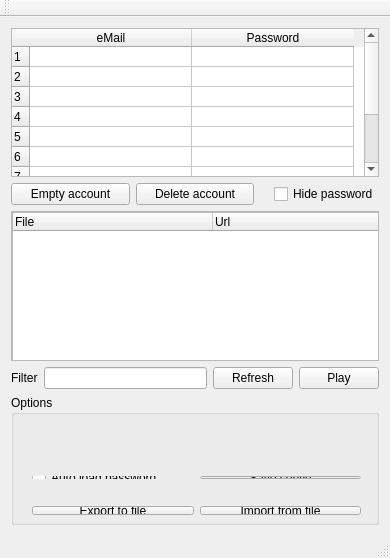
<?xml version="1.0" encoding="UTF-8"?>
<ui version="4.0">
 <class>MainWindow</class>
 <widget class="QMainWindow" name="MainWindow">
  <property name="enabled">
   <bool>true</bool>
  </property>
  <property name="geometry">
   <rect>
    <x>0</x>
    <y>0</y>
    <width>390</width>
    <height>558</height>
   </rect>
  </property>
  <property name="sizePolicy">
   <sizepolicy hsizetype="Fixed" vsizetype="Preferred">
    <horstretch>0</horstretch>
    <verstretch>0</verstretch>
   </sizepolicy>
  </property>
  <property name="maximumSize">
   <size>
    <width>390</width>
    <height>16777215</height>
   </size>
  </property>
  <property name="windowTitle">
   <string>MEGA Stream</string>
  </property>
  <property name="windowIcon">
   <iconset resource="logo.qrc">
    <normaloff>:/images/images/logoMega.PNG</normaloff>:/images/images/logoMega.PNG</iconset>
  </property>
  <widget class="QWidget" name="centralWidget">
   <layout class="QGridLayout" name="gridLayout">
    <item row="0" column="0">
     <layout class="QGridLayout" name="mainLayout">
      <item row="8" column="0">
       <widget class="QGroupBox" name="groupBox">
        <property name="sizePolicy">
         <sizepolicy hsizetype="Expanding" vsizetype="Fixed">
          <horstretch>0</horstretch>
          <verstretch>0</verstretch>
         </sizepolicy>
        </property>
        <property name="minimumSize">
         <size>
          <width>0</width>
          <height>130</height>
         </size>
        </property>
        <property name="title">
         <string>Options</string>
        </property>
        <widget class="QWidget" name="horizontalLayoutWidget_2">
         <property name="geometry">
          <rect>
           <x>10</x>
           <y>20</y>
           <width>351</width>
           <height>22</height>
          </rect>
         </property>
         <layout class="QHBoxLayout" name="horizontalLayout">
          <item>
           <widget class="QLabel" name="label_2">
            <property name="text">
             <string>Path megals</string>
            </property>
           </widget>
          </item>
          <item>
           <widget class="QLineEdit" name="txtMegals"/>
          </item>
         </layout>
        </widget>
        <widget class="QWidget" name="horizontalLayoutWidget_3">
         <property name="geometry">
          <rect>
           <x>10</x>
           <y>40</y>
           <width>351</width>
           <height>22</height>
          </rect>
         </property>
         <layout class="QHBoxLayout" name="horizontalLayout_2">
          <item>
           <widget class="QLabel" name="label_3">
            <property name="text">
             <string>Path player</string>
            </property>
           </widget>
          </item>
          <item>
           <widget class="QLineEdit" name="txtPlayer"/>
          </item>
         </layout>
        </widget>
        <widget class="QWidget" name="horizontalLayoutWidget_4">
         <property name="geometry">
          <rect>
           <x>10</x>
           <y>70</y>
           <width>351</width>
           <height>25</height>
          </rect>
         </property>
         <layout class="QHBoxLayout" name="horizontalLayout_3">
          <item>
           <widget class="QCheckBox" name="autopwd">
            <property name="text">
             <string>Auto load password</string>
            </property>
           </widget>
          </item>
          <item>
           <widget class="QPushButton" name="saveconf">
            <property name="text">
             <string>Save config</string>
            </property>
           </widget>
          </item>
         </layout>
        </widget>
        <widget class="QWidget" name="horizontalLayoutWidget_5">
         <property name="geometry">
          <rect>
           <x>10</x>
           <y>100</y>
           <width>351</width>
           <height>31</height>
          </rect>
         </property>
         <layout class="QHBoxLayout" name="horizontalLayout_4">
          <item>
           <widget class="QPushButton" name="save">
            <property name="text">
             <string>Export to file</string>
            </property>
           </widget>
          </item>
          <item>
           <widget class="QPushButton" name="load">
            <property name="text">
             <string>Import from file</string>
            </property>
           </widget>
          </item>
         </layout>
        </widget>
       </widget>
      </item>
      <item row="5" column="0">
       <layout class="QGridLayout" name="layoutButton">
        <item row="0" column="1">
         <widget class="QPushButton" name="deleteAccount">
          <property name="text">
           <string>Delete account</string>
          </property>
         </widget>
        </item>
        <item row="0" column="0">
         <widget class="QPushButton" name="EmptyAccount">
          <property name="text">
           <string>Empty account</string>
          </property>
         </widget>
        </item>
        <item row="0" column="2" alignment="Qt::AlignRight">
         <widget class="QCheckBox" name="hidepwd">
          <property name="text">
           <string>Hide password</string>
          </property>
         </widget>
        </item>
       </layout>
      </item>
      <item row="7" column="0">
       <layout class="QHBoxLayout" name="controlLayout">
        <item>
         <widget class="QLabel" name="label">
          <property name="text">
           <string>Filter</string>
          </property>
         </widget>
        </item>
        <item>
         <widget class="QLineEdit" name="ffilter"/>
        </item>
        <item>
         <widget class="QPushButton" name="refresh">
          <property name="text">
           <string>Refresh</string>
          </property>
         </widget>
        </item>
        <item>
         <widget class="QPushButton" name="play">
          <property name="text">
           <string>Play</string>
          </property>
         </widget>
        </item>
       </layout>
      </item>
      <item row="0" column="0">
       <widget class="QTableWidget" name="accountList">
        <property name="sizePolicy">
         <sizepolicy hsizetype="Expanding" vsizetype="Fixed">
          <horstretch>0</horstretch>
          <verstretch>0</verstretch>
         </sizepolicy>
        </property>
        <property name="minimumSize">
         <size>
          <width>0</width>
          <height>100</height>
         </size>
        </property>
        <property name="maximumSize">
         <size>
          <width>16777215</width>
          <height>150</height>
         </size>
        </property>
        <property name="styleSheet">
         <string notr="true">eMAIL
Password
</string>
        </property>
        <property name="rowCount">
         <number>10</number>
        </property>
        <property name="columnCount">
         <number>2</number>
        </property>
        <attribute name="horizontalHeaderDefaultSectionSize">
         <number>162</number>
        </attribute>
        <attribute name="verticalHeaderDefaultSectionSize">
         <number>20</number>
        </attribute>
        <row/>
        <row/>
        <row/>
        <row/>
        <row/>
        <row/>
        <row/>
        <row/>
        <row/>
        <row/>
        <column>
         <property name="text">
          <string>eMail</string>
         </property>
         <property name="font">
          <font>
           <weight>50</weight>
           <bold>false</bold>
          </font>
         </property>
        </column>
        <column>
         <property name="text">
          <string>Password</string>
         </property>
         <property name="font">
          <font>
           <weight>50</weight>
           <bold>false</bold>
          </font>
         </property>
        </column>
       </widget>
      </item>
      <item row="6" column="0">
       <widget class="QScrollArea" name="scrollArea">
        <property name="minimumSize">
         <size>
          <width>0</width>
          <height>150</height>
         </size>
        </property>
        <property name="widgetResizable">
         <bool>true</bool>
        </property>
        <widget class="QWidget" name="scrollAreaWidgetContents">
         <property name="geometry">
          <rect>
           <x>0</x>
           <y>0</y>
           <width>368</width>
           <height>148</height>
          </rect>
         </property>
         <property name="minimumSize">
          <size>
           <width>0</width>
           <height>100</height>
          </size>
         </property>
         <widget class="QTreeWidget" name="treeWidget">
          <property name="geometry">
           <rect>
            <x>0</x>
            <y>0</y>
            <width>371</width>
            <height>150</height>
           </rect>
          </property>
          <property name="minimumSize">
           <size>
            <width>0</width>
            <height>150</height>
           </size>
          </property>
          <property name="columnCount">
           <number>2</number>
          </property>
          <attribute name="headerDefaultSectionSize">
           <number>200</number>
          </attribute>
          <column>
           <property name="text">
            <string notr="true">File</string>
           </property>
          </column>
          <column>
           <property name="text">
            <string notr="true">Url</string>
           </property>
          </column>
         </widget>
        </widget>
       </widget>
      </item>
     </layout>
    </item>
   </layout>
  </widget>
  <widget class="QMenuBar" name="menuBar">
   <property name="geometry">
    <rect>
     <x>0</x>
     <y>0</y>
     <width>390</width>
     <height>21</height>
    </rect>
   </property>
  </widget>
  <widget class="QToolBar" name="mainToolBar">
   <attribute name="toolBarArea">
    <enum>TopToolBarArea</enum>
   </attribute>
   <attribute name="toolBarBreak">
    <bool>false</bool>
   </attribute>
  </widget>
  <widget class="QStatusBar" name="statusBar"/>
 </widget>
 <layoutdefault spacing="6" margin="11"/>
 <resources>
  <include location="logo.qrc"/>
 </resources>
 <connections/>
</ui>
